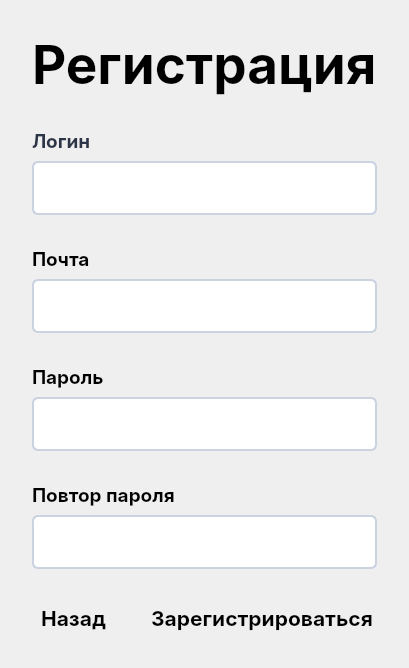
<?xml version="1.0" encoding="UTF-8"?>
<ui version="4.0">
 <class>RegistrationWindow</class>
 <widget class="QWidget" name="RegistrationWindow">
  <property name="geometry">
   <rect>
    <x>0</x>
    <y>0</y>
    <width>409</width>
    <height>644</height>
   </rect>
  </property>
  <property name="windowTitle">
   <string>Регистрация</string>
  </property>
  <property name="styleSheet">
   <string notr="true"/>
  </property>
  <layout class="QVBoxLayout" name="verticalLayout">
   <property name="spacing">
    <number>32</number>
   </property>
   <property name="leftMargin">
    <number>32</number>
   </property>
   <property name="topMargin">
    <number>32</number>
   </property>
   <property name="rightMargin">
    <number>32</number>
   </property>
   <property name="bottomMargin">
    <number>32</number>
   </property>
   <item>
    <widget class="QLabel" name="title">
     <property name="font">
      <font>
       <family>Inter</family>
       <pointsize>40</pointsize>
       <weight>75</weight>
       <bold>true</bold>
      </font>
     </property>
     <property name="text">
      <string>&lt;b&gt;Регистрация&lt;/b&gt;</string>
     </property>
    </widget>
   </item>
   <item>
    <layout class="QVBoxLayout" name="datastack">
     <property name="spacing">
      <number>32</number>
     </property>
     <item>
      <layout class="QVBoxLayout" name="username_stack">
       <property name="spacing">
        <number>8</number>
       </property>
       <item>
        <widget class="QLabel" name="username">
         <property name="palette">
          <palette>
           <active>
            <colorrole role="WindowText">
             <brush brushstyle="SolidPattern">
              <color alpha="255">
               <red>45</red>
               <green>54</green>
               <blue>72</blue>
              </color>
             </brush>
            </colorrole>
           </active>
           <inactive>
            <colorrole role="WindowText">
             <brush brushstyle="SolidPattern">
              <color alpha="255">
               <red>45</red>
               <green>54</green>
               <blue>72</blue>
              </color>
             </brush>
            </colorrole>
           </inactive>
           <disabled>
            <colorrole role="WindowText">
             <brush brushstyle="SolidPattern">
              <color alpha="255">
               <red>190</red>
               <green>190</green>
               <blue>190</blue>
              </color>
             </brush>
            </colorrole>
           </disabled>
          </palette>
         </property>
         <property name="font">
          <font>
           <family>Inter</family>
           <pointsize>14</pointsize>
           <weight>75</weight>
           <italic>false</italic>
           <bold>true</bold>
          </font>
         </property>
         <property name="styleSheet">
          <string notr="true"/>
         </property>
         <property name="text">
          <string>Логин</string>
         </property>
        </widget>
       </item>
       <item>
        <widget class="QLineEdit" name="usernameEdit">
         <property name="font">
          <font>
           <family>Inter</family>
           <pointsize>14</pointsize>
           <weight>75</weight>
           <bold>true</bold>
          </font>
         </property>
         <property name="styleSheet">
          <string notr="true">padding: 12px;

background: #FFFFFF;
border: 2px solid #CBD2E0;
border-radius: 6px;</string>
         </property>
        </widget>
       </item>
      </layout>
     </item>
     <item>
      <layout class="QVBoxLayout" name="email_stack">
       <property name="spacing">
        <number>8</number>
       </property>
       <item>
        <widget class="QLabel" name="email">
         <property name="font">
          <font>
           <family>Inter</family>
           <pointsize>14</pointsize>
           <weight>75</weight>
           <bold>true</bold>
          </font>
         </property>
         <property name="styleSheet">
          <string notr="true"/>
         </property>
         <property name="text">
          <string>Почта</string>
         </property>
        </widget>
       </item>
       <item>
        <widget class="QLineEdit" name="emailEdit">
         <property name="font">
          <font>
           <family>Inter</family>
           <pointsize>14</pointsize>
           <weight>75</weight>
           <bold>true</bold>
          </font>
         </property>
         <property name="styleSheet">
          <string notr="true">padding: 12px;

background: #FFFFFF;
border: 2px solid #CBD2E0;
border-radius: 6px;</string>
         </property>
        </widget>
       </item>
      </layout>
     </item>
     <item>
      <layout class="QVBoxLayout" name="pass_stack">
       <property name="spacing">
        <number>8</number>
       </property>
       <item>
        <widget class="QLabel" name="pass">
         <property name="font">
          <font>
           <family>Inter</family>
           <pointsize>14</pointsize>
           <weight>75</weight>
           <bold>true</bold>
          </font>
         </property>
         <property name="text">
          <string>Пароль</string>
         </property>
        </widget>
       </item>
       <item>
        <widget class="QLineEdit" name="passwordEdit">
         <property name="font">
          <font>
           <family>Inter</family>
           <pointsize>14</pointsize>
           <weight>75</weight>
           <bold>true</bold>
          </font>
         </property>
         <property name="styleSheet">
          <string notr="true">padding: 12px;

background: #FFFFFF;
border: 2px solid #CBD2E0;
border-radius: 6px;</string>
         </property>
         <property name="echoMode">
          <enum>QLineEdit::Password</enum>
         </property>
        </widget>
       </item>
      </layout>
     </item>
     <item>
      <layout class="QVBoxLayout" name="pass_repeat_stack">
       <property name="spacing">
        <number>8</number>
       </property>
       <item>
        <widget class="QLabel" name="pass_repeat">
         <property name="font">
          <font>
           <family>Inter</family>
           <pointsize>14</pointsize>
           <weight>75</weight>
           <bold>true</bold>
          </font>
         </property>
         <property name="text">
          <string>Повтор пароля</string>
         </property>
        </widget>
       </item>
       <item>
        <widget class="QLineEdit" name="confirmPasswordEdit">
         <property name="font">
          <font>
           <family>Inter</family>
           <pointsize>14</pointsize>
           <weight>75</weight>
           <bold>true</bold>
          </font>
         </property>
         <property name="styleSheet">
          <string notr="true">padding: 12px;

background: #FFFFFF;
border: 2px solid #CBD2E0;
border-radius: 6px;</string>
         </property>
         <property name="echoMode">
          <enum>QLineEdit::Password</enum>
         </property>
        </widget>
       </item>
      </layout>
     </item>
    </layout>
   </item>
   <item>
    <layout class="QHBoxLayout" name="buttonstack">
     <item>
      <widget class="QPushButton" name="goBackButton">
       <property name="font">
        <font>
         <family>Inter</family>
         <pointsize>16</pointsize>
         <weight>75</weight>
         <bold>true</bold>
        </font>
       </property>
       <property name="text">
        <string>Назад</string>
       </property>
       <property name="flat">
        <bool>true</bool>
       </property>
      </widget>
     </item>
     <item>
      <widget class="QPushButton" name="registerButton">
       <property name="font">
        <font>
         <family>Inter</family>
         <pointsize>16</pointsize>
         <weight>75</weight>
         <bold>true</bold>
        </font>
       </property>
       <property name="text">
        <string>Зарегистрироваться</string>
       </property>
       <property name="flat">
        <bool>true</bool>
       </property>
      </widget>
     </item>
    </layout>
   </item>
  </layout>
 </widget>
 <resources/>
 <connections/>
</ui>
